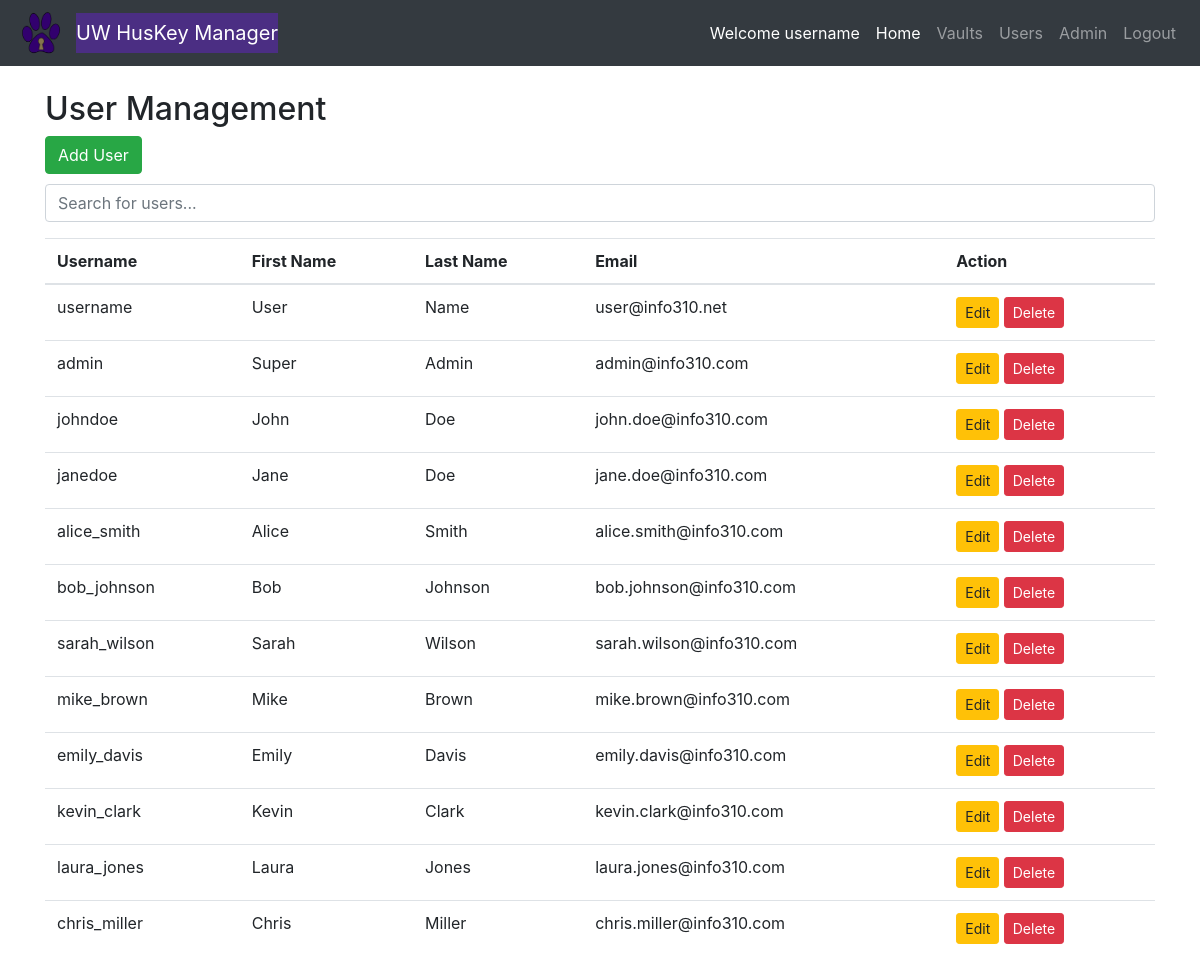
Screenshot of /webapp/public/users/index.php (signed in) with the database file from the repository.
### tables this page shows
CREATE TABLE IF NOT EXISTS users (
    user_id INT AUTO_INCREMENT PRIMARY KEY,
    username VARCHAR(255) NOT NULL,
    first_name VARCHAR(255) NOT NULL,
    last_name VARCHAR(255) NOT NULL,
    email VARCHAR(255) NOT NULL,
    password VARCHAR(255) NOT NULL,
    default_role_id INT,    
    approved INT,
    FOREIGN KEY (default_role_id) REFERENCES roles(role_id) ON DELETE CASCADE 
);

### webapp/public/users/index.php (the view, shortened to what this page needs)
<?php
$hostname = 'backend-mysql-database';
$username = 'user';
$password = 'supersecretpw';
$database = 'password_manager';
$conn = new mysqli($hostname, $username, $password, $database);
$queryUsers = "SELECT * FROM users";
$resultUsers = $conn->query($queryUsers);
?>
<?php include '../components/nav-bar.php'?>
<!DOCTYPE html>
<html lang="en">
<head>
    <link rel="stylesheet" href="https://stackpath.bootstrapcdn.com/bootstrap/4.3.1/css/bootstrap.min.css">
</head>
<body>
<div class="container mt-4">
    <h2>User Management</h2>
    <button class="btn btn-success" data-toggle="modal" data-target="#addUserModal" style="margin-bottom: 10px;">Add User</button>
    <input type="text" id="searchInput" onkeyup="searchTable()" placeholder="Search for users..." class="form-control mb-3">
    <table id="usersTable" class="table">
        <thead>
        <tr>
            <th>Username</th>
            <th>First Name</th>
            <th>Last Name</th>
            <th>Email</th>
            <th>Action</th>
        </tr>
        </thead>
        <tbody>
        <?php while ($user = $resultUsers->fetch_assoc()) : ?>
            <tr>
                <td><?php echo $user['username']; ?></td>
                <td><?php echo $user['first_name']; ?></td>
                <td><?php echo $user['last_name']; ?></td>
                <td><?php echo $user['email']; ?></td>
                <td>
                    <button class="btn btn-warning btn-sm edit-btn" data-toggle="modal"  data-first_name="<?php echo $user['first_name']; ?>"  data-last_name="<?php echo $user['last_name']; ?>" data-approved="<?php echo $user['approved']; ?>" data-email="<?php echo $user['email']; ?>" data-username="<?php echo $user['username']; ?>" data-userid="<?php echo $user['user_id']; ?>" data-target="#editUserModal">
                        Edit
                    </button>
                    <button class="btn btn-danger btn-sm delete-btn" data-toggle="modal" data-userid="<?php echo $user['user_id']; ?>" data-target="#deleteUserModal">
                        Delete
                    </button>
                </td>
            </tr>
        <?php endwhile; ?>
        </tbody>
    </table>
</div>
</body>
</html>

### rows the page displays
users: username "username", first_name "User", last_name "Name", email "user@info310.net"
users: username "admin", first_name "Super", last_name "Admin", email "admin@info310.com"
users: username "johndoe", first_name "John", last_name "Doe", email "john.doe@info310.com"
users: username "janedoe", first_name "Jane", last_name "Doe", email "jane.doe@info310.com"
users: username "alice_smith", first_name "Alice", last_name "Smith", email "alice.smith@info310.com"
users: username "bob_johnson", first_name "Bob", last_name "Johnson", email "bob.johnson@info310.com"
users: username "sarah_wilson", first_name "Sarah", last_name "Wilson", email "sarah.wilson@info310.com"
users: username "mike_brown", first_name "Mike", last_name "Brown", email "mike.brown@info310.com"
users: username "emily_davis", first_name "Emily", last_name "Davis", email "emily.davis@info310.com"
users: username "kevin_clark", first_name "Kevin", last_name "Clark", email "kevin.clark@info310.com"
users: username "laura_jones", first_name "Laura", last_name "Jones", email "laura.jones@info310.com"
users: username "chris_miller", first_name "Chris", last_name "Miller", email "chris.miller@info310.com"

### other values shown
$_SESSION['authenticated'] "username"
